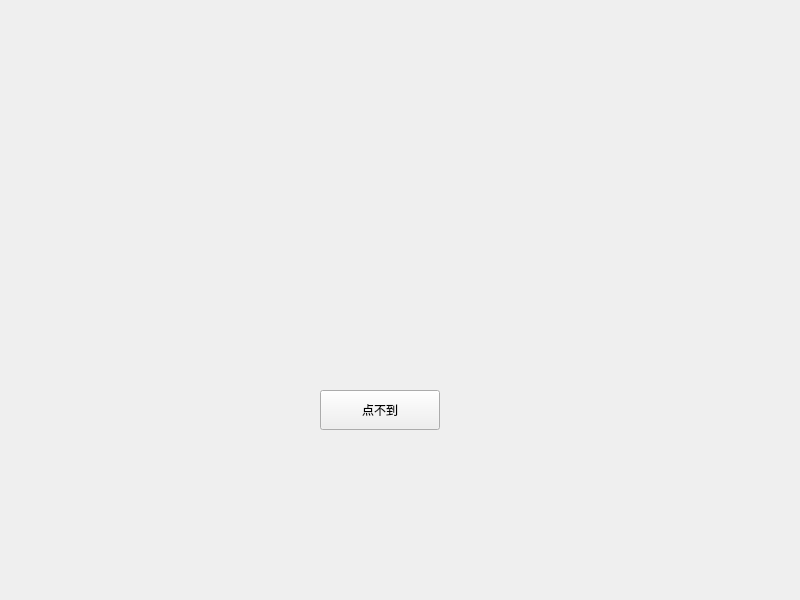
<?xml version="1.0" encoding="UTF-8"?>
<ui version="4.0">
 <class>Widget</class>
 <widget class="QWidget" name="Widget">
  <property name="geometry">
   <rect>
    <x>0</x>
    <y>0</y>
    <width>800</width>
    <height>600</height>
   </rect>
  </property>
  <property name="mouseTracking">
   <bool>true</bool>
  </property>
  <property name="windowTitle">
   <string>Widget</string>
  </property>
  <widget class="QPushButton" name="pushButton">
   <property name="geometry">
    <rect>
     <x>320</x>
     <y>390</y>
     <width>120</width>
     <height>40</height>
    </rect>
   </property>
   <property name="mouseTracking">
    <bool>true</bool>
   </property>
   <property name="text">
    <string>点不到</string>
   </property>
  </widget>
 </widget>
 <resources/>
 <connections/>
</ui>
